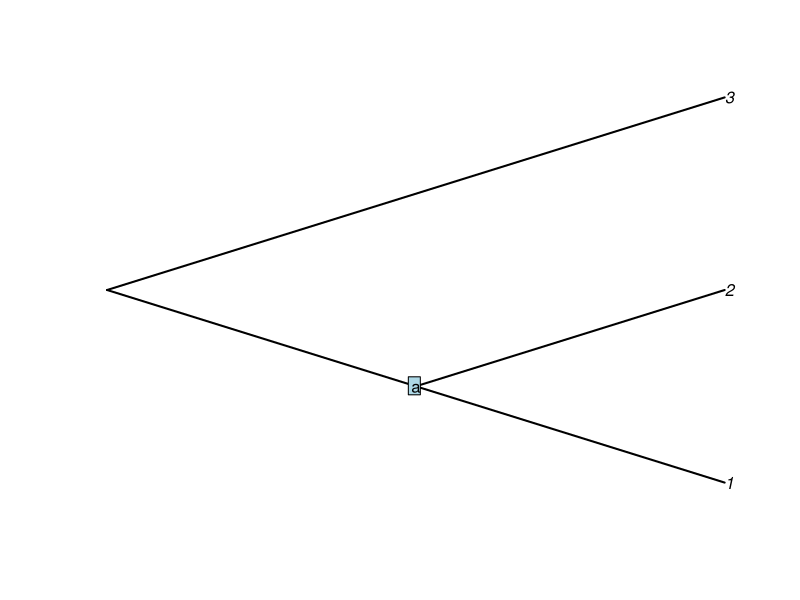
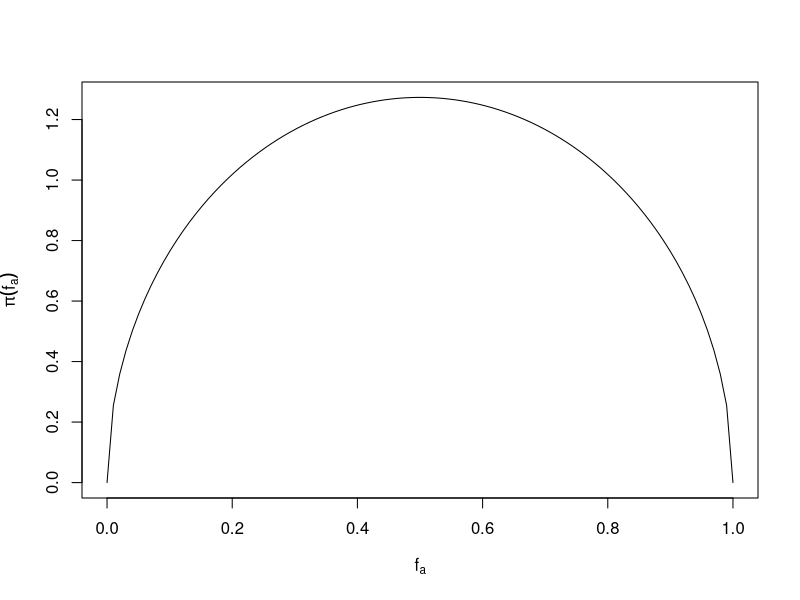
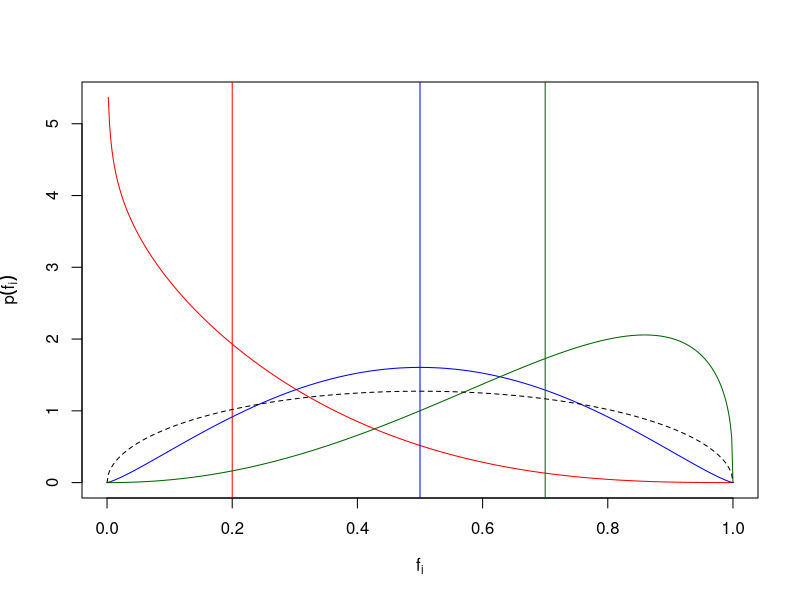
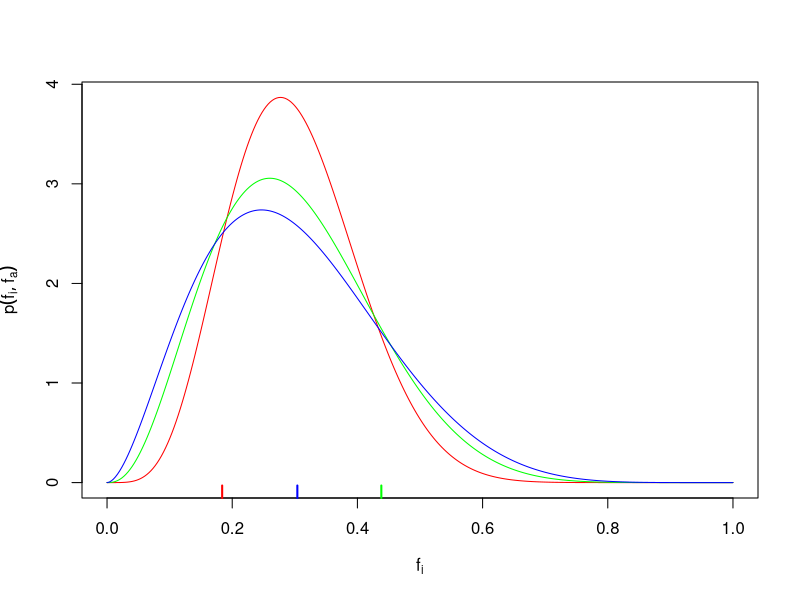
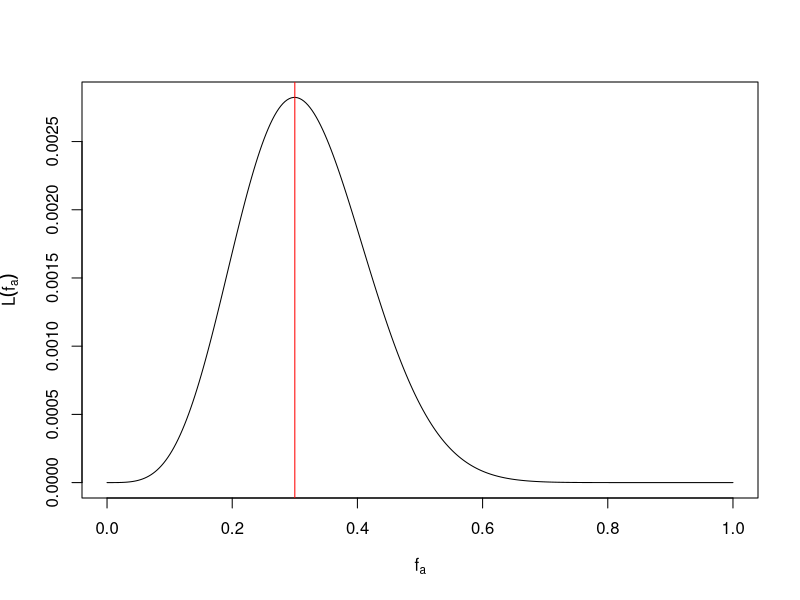
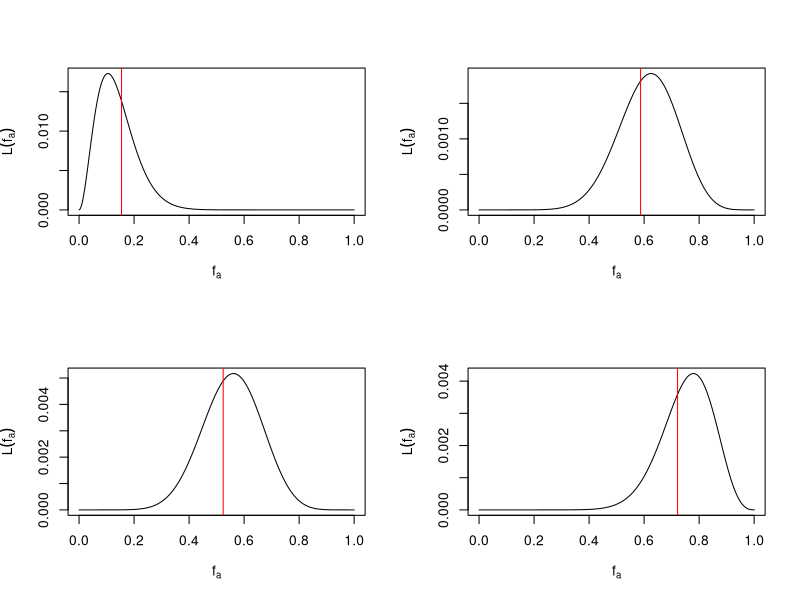

Recreate these plots in R, in order.
## ---- chunk 1
library(ape)
## ---- chunk 2
tree <- read.tree(text = "((1,2),3);")
plot(tree, type = "cladogram", edge.width = 2)
nodelabels("a", 5)
## ---- chunk 3
make_f_a_prior <- function(a, b) function(f_a) dbeta(f_a, a, b)
## ---- chunk 4
prior_a <- 1.5
prior_b <- 1.5
f_a_prior <- make_f_a_prior(prior_a, prior_b)
f_a <- seq(0, 1, length.out = 100)
plot(f_a, f_a_prior(f_a), type = 'l', 
     xlab = expression(f[a]), ylab = expression(pi*(f[a])))
## ---- chunk 5
m <- function(f_a, t_i) f_a
v <- function(f_a, t_i) (1 - exp(-t_i)) * f_a * (1 - f_a)
m_shape <- function(f_a, t_i) {
  mn <- m(f_a, t_i)
  vr <- v(f_a, t_i)
  (mn*(1-mn)/vr-1)*mn
}
v_shape <- function(f_a, t_i) {
  mn <- m(f_a, t_i)
  vr <- v(f_a, t_i)
  (mn*(1-mn)/vr-1)*(1-mn)
}
conditional_f_i <- function(f_i, t_i, f_a) dbeta(f_i, m_shape(f_a, t_i), v_shape(f_a, t_i))
## ---- chunk 6
f_a <- 0.2 ; t_i <- 0.2
f_i <- seq(0, 1, length.out = 500)
plot(f_i, conditional_f_i(f_i, t_i, f_a), type = 'l', col = 'red',
     xlab = expression(f[i]), ylab = expression(p*(f[i])))
abline(v = f_a, col = "red")

f_a <- 0.5 ; t_i <- 0.2
f_i <- seq(0, 1, length.out = 500)
lines(f_i, conditional_f_i(f_i, t_i, f_a), type = 'l', col = 'blue')
abline(v = f_a, col = "blue")

f_a <- 0.7 ; t_i <- 0.2
f_i <- seq(0, 1, length.out = 500)
lines(f_i, conditional_f_i(f_i, t_i, f_a), type = 'l', col = 'darkgreen')
abline(v = f_a, col = "darkgreen")

lines(f_i, f_a_prior(f_i), lty = "dashed")
## ---- chunk 7
dbetabinom <- function(al,be,n,x){
  term1 <- choose(n,x)
  term2 <- beta(al+x,be+(n-x))
  term3 <- beta(al,be)
  return(term1*term2/term3)
}

conditional_k_i <- function(k_i, n_i, t_i, f_a) 
  dbetabinom(m_shape(f_a, t_i), v_shape(f_a, t_i), n_i, k_i)

conditional_k_i <- Vectorize(conditional_k_i, vectorize.args = c("k_i", "n_i", "t_i"))
## ---- chunk 8
make_likelihood_f_a <- function(ks, ns, ts) {
  function(f_a) prod(conditional_k_i(ks, ns, ts, f_a))
}
## ---- chunk 9
simulate_counts <- function(ns, ts, f_a = NULL, a = prior_a, b = prior_b) {
  if (is.null(f_a)) f_a <- rbeta(1, a, b)
  
  fs <- unlist(Map(rbeta, 1, m_shape(f_a, ts), v_shape(f_a, ts)))
  ks <- unlist(Map(rbinom, 1, ns, fs))
  list(f_a = f_a, fs = fs, ks = ks)
}
## ---- chunk 10
ns <- c(10,12,10)
ts <- c(0.05,0.08,0.1)
sim_f_a <- 0.3
sim_results <- simulate_counts(ns, ts, f_a = sim_f_a)

f <- seq(0, 1, length.out = 300)

plot(f, conditional_f_i(f, ts[1], sim_f_a), col = "red", type = "l",
     xlab = expression(f[i]), ylab = expression(p(f[i], f[a])))
lines(f, conditional_f_i(f, ts[2], sim_f_a), col = "green", type = "l")
lines(f, conditional_f_i(f, ts[3], sim_f_a), col = "blue", type = "l")
rug(sim_results$fs[1], col = "red", lwd = 2)
rug(sim_results$fs[2], col = "green", lwd = 2)
rug(sim_results$fs[3], col = "blue", lwd = 2)
## ---- chunk 11
epsilon <- 1e-10
f <- seq(epsilon, 1-epsilon, length.out = 300)
lik <- Vectorize(make_likelihood_f_a(sim_results$ks, ns, ts))
plot(f, lik(f), type = 'l', 
     xlab = expression(f[a]), ylab = expression(L(f[a])))
abline(v = sim_f_a, col = "red")
## ---- chunk 12
opar <- par(mfrow = c(2, 2))

sim_results <- simulate_counts(ns, ts)
lik <- Vectorize(make_likelihood_f_a(sim_results$ks, ns, ts))
plot(f, lik(f), type = 'l', 
     xlab = expression(f[a]), ylab = expression(L(f[a])))
abline(v = sim_results$f_a, col = "red")

sim_results <- simulate_counts(ns, ts)
lik <- Vectorize(make_likelihood_f_a(sim_results$ks, ns, ts))
plot(f, lik(f), type = 'l', 
     xlab = expression(f[a]), ylab = expression(L(f[a])))
abline(v = sim_results$f_a, col = "red")

sim_results <- simulate_counts(ns, ts)
lik <- Vectorize(make_likelihood_f_a(sim_results$ks, ns, ts))
plot(f, lik(f), type = 'l', 
     xlab = expression(f[a]), ylab = expression(L(f[a])))
abline(v = sim_results$f_a, col = "red")

sim_results <- simulate_counts(ns, ts)
lik <- Vectorize(make_likelihood_f_a(sim_results$ks, ns, ts))
plot(f, lik(f), type = 'l', 
     xlab = expression(f[a]), ylab = expression(L(f[a])))
abline(v = sim_results$f_a, col = "red")

par(opar)

